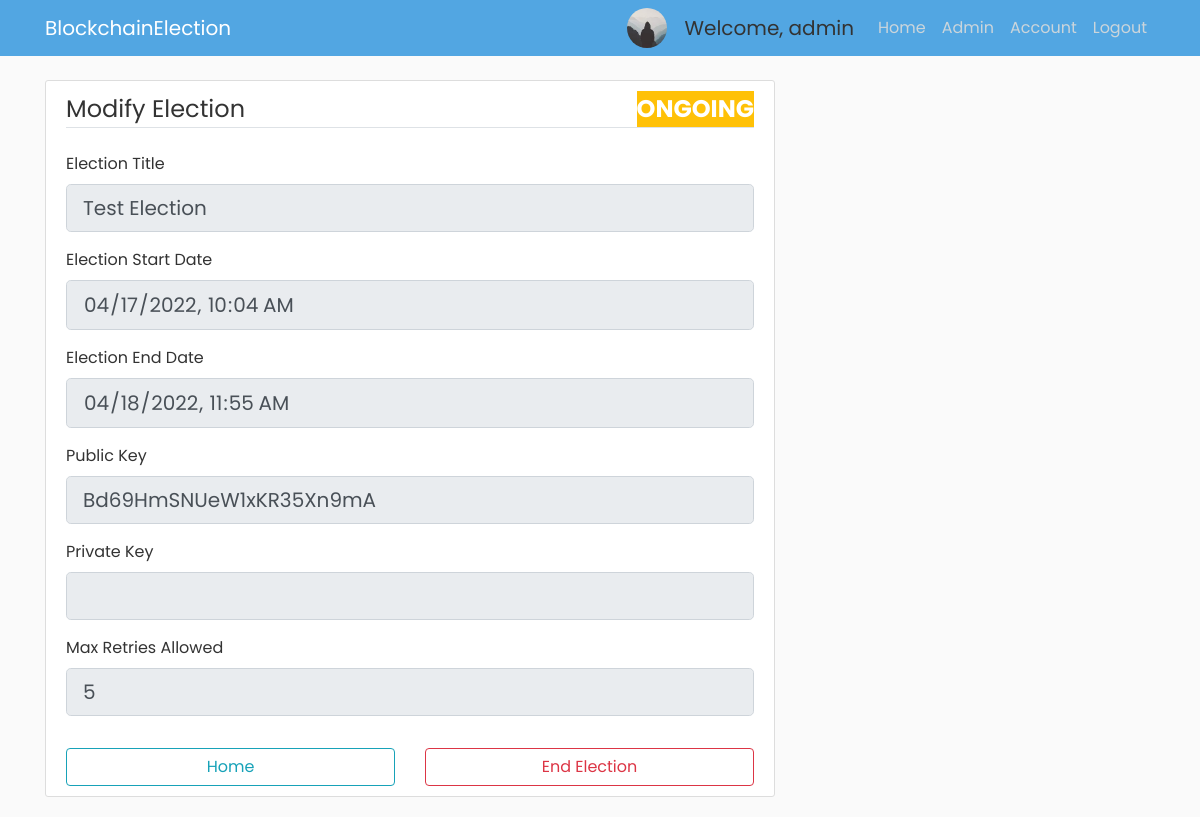
Page /election/E4/view (signed in) on the earlier database version.
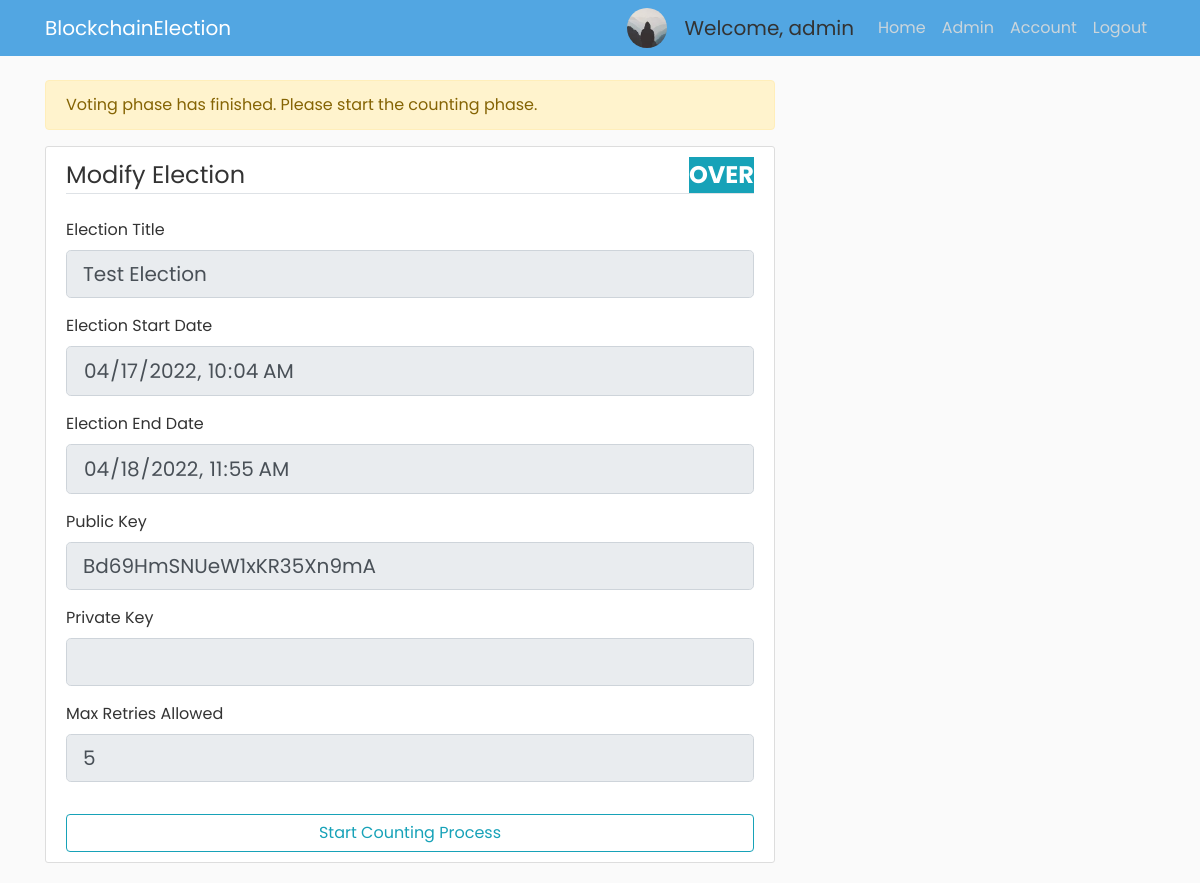
Same page on the later database version.
### app/models.py (models this page shows, shortened)
class Voter(db.Model, UserMixin):
    id = db.Column(db.Integer, primary_key=True)
    cin = db.Column(db.String(30), unique=True, nullable=False)
    name = db.Column(db.String(255), nullable=False)
    email = db.Column(db.String(30), unique=True, nullable=False)
    dept = db.Column(db.String(4), db.ForeignKey('department.dept_code'), nullable=False)
    imagefile = db.Column(db.String(20), nullable=False, default='default.jpg')
    password = db.Column(db.String(60), nullable=False)
    join_year = db.Column(db.Integer, nullable=False, default=2016)
    is_admin = db.Column(db.Boolean, default=False, nullable=False)

class Election(db.Model):
    election_id = db.Column(db.String(5), primary_key=True, nullable=False)
    election_title = db.Column(db.String(255), nullable=False)
    create_date = db.Column(db.DateTime, nullable=False, default=datetime.utcnow)
    start_date = db.Column(db.DateTime, nullable=False, default=datetime.utcnow)
    end_date = db.Column(db.DateTime, db.CheckConstraint("end_date > start_date"), nullable=False)
    public_key = db.Column(db.String(255), nullable=False, unique=True)
    max_attempt = db.Column(db.Integer, nullable=False, default=3)
    election_state = db.Column(db.String(30), db.CheckConstraint("election_state in ('upcoming', 'ongoing', 'over', 'counting_finished','past')"))
    results_published = db.Column(db.Boolean, nullable=False, default=False)

### app/routes.py (the view, shortened to what this page needs)
@app.route("/election/<id>/view", methods=['GET', 'POST'])
@login_required
def view_election(id):
    curr_election = Election.query.where(Election.election_id==id).first()
    if curr_election.election_state == 'upcoming':
        bg_color_election_state = "bg-primary"
    elif curr_election.election_state == 'ongoing':
        bg_color_election_state = "bg-warning"
    elif curr_election.election_state == "over":
        bg_color_election_state = "bg-info"
    elif curr_election.election_state == "past":
        bg_color_election_state = "bg-success"
    elif curr_election.election_state == "counting_finished":
        bg_color_election_state = "bg-danger"
    if current_user.is_admin and curr_election.election_state == 'upcoming':
        form = NewElectionForm(obj=curr_election)
        if form.validate_on_submit():
            if form.submit.data:
                curr_election.election_title = form.election_title.data
                curr_election.start_date=form.start_date.data
                curr_election.max_attempt=form.max_attempt.data
                curr_election.public_key=form.public_key.data
                db.session.commit()
                flash('Election Modified Successfully!', 'success')
                return redirect(url_for('home'))
            elif form.generate_keys.data:
                form.public_key.data = secrets.token_urlsafe(16)
                form.private_key.data = secrets.token_urlsafe(16)
                return render_template("modify_election.html", bg_color_election_state=bg_color_election_state, election_state=curr_election.election_state, title="Modify Election", form=form)
            elif form.delete_election.data:
                Election.query.filter_by(election_id=curr_election.election_id).delete()
                db.session.commit()
                flash('Successfully Deleted that Election!', 'success')
                return redirect(url_for('home'))
        else:
            return render_template("modify_election.html", bg_color_election_state=bg_color_election_state, election_state=curr_election.election_state,title="Modify Election", form=form)
    elif current_user.is_admin and curr_election.election_state == 'ongoing':
        form = NewElectionForm(obj=curr_election)
        if form.home.data:
            return redirect(url_for('home'))
        elif form.end_election.data:
            curr_election.election_state = 'over'
            curr_election.end_date = datetime.now()
            db.session.commit()
            flash('Election Terminated the Election', 'success')
            return redirect(url_for('home'))
        for field in form:
            field.render_kw = {"readonly": True}
        return render_template("modify_election.html", bg_color_election_state=bg_color_election_state, election_state=curr_election.election_state, title="Modify Election", form=form)
    elif current_user.is_admin and curr_election.election_state == 'over':
        form = NewElectionForm(obj=curr_election)
        if form.home.data:
            return redirect(url_for('home'))
        elif form.start_counting.data:
            return "Start Counting"
        for field in form:
            field.render_kw = {"readonly": True}
        flash('Voting phase has finished. Please start the counting phase.', 'warning')
        return render_template("modify_election.html", bg_color_election_state=bg_color_election_state, election_state=curr_election.election_state, title="Modify Election", form=form)
    elif curr_election.election_state == 'past':
        return "Summary page"
    elif not current_user.is_admin and curr_election.election_state == 'upcoming':
        start_date = curr_election.start_date
        election_title = curr_election.election_title
        return "Election will start shortly. Please come back later"
    elif not current_user.is_admin and curr_election.election_state == 'ongoing':
        return "Click here to go to voting page"
    elif not current_user.is_admin and curr_election.election_state == 'over' or curr_election.election_state == 'counting_finished':
        return "Results are yet to be published"

### app/forms.py (shortened to what this page needs)
class NewElectionForm(FlaskForm):
    election_title = StringField('Election Title', validators=[DataRequired()])
    start_date = DateTimeLocalField('Election Start Date', default=time_util.hour_rounder(datetime.now()), format='%Y-%m-%dT%H:%M', validators=[DataRequired()])
    end_date = DateTimeLocalField('Election End Date', format='%Y-%m-%dT%H:%M', validators=[DataRequired()])
    public_key = StringField('Public Key', render_kw={'readonly': True})
    private_key = StringField('Private Key', render_kw={'readonly': True})
    max_attempt = IntegerField('Max Retries Allowed', default=3, validators=[DataRequired(), NumberRange(min=3, max=10)])
    submit = SubmitField('Save and Proceed to Generate Voter List')
    generate_keys = SubmitField('Generate New Key Pair')
    home = SubmitField("Home")
    end_election = SubmitField("End Election")
    start_counting = SubmitField("Start Counting Process")
    delete_election = SubmitField("Delete Election")
    publish_results = SubmitField("Publish Results")

### app/models.py (called while the page is built)
@login_manager.user_loader
def load_user(user_id):
    return Voter.query.get(int(user_id))

### app/templates/modify_election.html (shortened to what this page needs)
{% extends "admin_base.html" %}
{% block content %}
<div class="content-section">
    <form action="" method="POST">
      <fieldset class="form-group">
        <legend class="border-bottom mb-4">Modify Election
          <span class="{{ bg_color_election_state }} font-weight-bold text-white float-right">{{ election_state|replace('_', ' ')|upper  }}</span>
        </legend>
        <div class="form-group">
          {{ form.election_title.label(class="form-control-label") }}
          {% if form.election_title.errors%}
            {{ form.election_title(class="form-control form-control-lg is-invalid") }}
            <div class="invalid-feedback">
              {% for error in form.election_title.errors %}
              <span>{{ error }}</span>
              {% endfor %}
            </div>
          {% else %}
            {{ form.election_title(class="form-control form-control-lg") }}
            {% endif %}
        </div>
        <div class="form-group mt-2">
          {{ form.start_date.label(class="form-control-label") }}
          {% if form.start_date.errors %}
            {{ form.start_date(class="datetime form-control form-control-lg is-invalid") }}
            <div class="invalid-feedback">
              {% for error in form.start_date.errors %}
              <span>{{ error }}</span>
              {% endfor %}
            </div>
          {% else %}
          {{ form.start_date(class="datetime form-control form-control-lg") }}
          {% endif %}
        </div>
        <div class="form-group mt-2">
          {{ form.end_date.label(class="form-control-label") }}
          {% if form.end_date.errors %}
            {{ form.end_date(class="datetime form-control form-control-lg is-invalid") }}
            <div class="invalid-feedback">
              {% for error in form.end_date.errors %}
              <span>{{ error }}</span>
              {% endfor %}
            </div>
          {% else %}
            {{ form.end_date(class="datetime form-control form-control-lg") }}
          {% endif %}
        </div>
        <div class="form-group mt-2">
          {{ form.public_key.label(class="form-control-label") }}
          {% if form.public_key.errors %}
            {{ form.public_key(class="form-control form-control-lg is-invalid") }}
            <div class="invalid-feedback">
              {% for error in form.public_key.errors %}
              <span>{{ error }}</span>
              {% endfor %}
            </div>
          {% else %}
            {{ form.public_key(class="form-control form-control-lg form-control") }}
          {% endif %}
        </div>
        <div class="form-group mt-2">
          {{ form.private_key.label(class="form-control-label") }}
          {% if form.private_key.errors %}
            {{ form.private_key(class="form-control form-control-lg is-invalid") }}
            <div class="invalid-feedback">
              {% for error in form.private_key.errors %}
              <span>{{ error }}</span>
              {% endfor %}
            </div>
          {% else %}
            {{ form.private_key(class="form-control form-control-lg") }}
            {% endif %}
        </div>
        <div class="form-group mt-2">
          {{ form.max_attempt.label(class="form-control-label") }}
          {% if form.max_attempt.errors %}
            {{ form.max_attempt(class="form-control form-control-lg is-invalid") }}
            <div class="invalid-feedback">
              {% for error in form.max_attempt.errors %}
              <span>{{ error }}</span>
              {% endfor %}
            </div>
          {% else %}
            {{ form.max_attempt(class="form-control form-control-lg") }}
            {% endif %}
        </div>
      </fieldset>
      <div class="row">
        {% if election_state == "upcoming" %}
          <div class="col">
            {{ form.submit(class="btn btn-outline-info btn-block") }}
          </div>
          <div class="col">
            {{ form.generate_keys(class="btn btn-outline-warning btn-block") }}
          </div>
          <div class="col mt-4 text-center">
            <button type="button" class="btn btn-outline-danger" data-toggle="modal" data-target="#deleteModal">
              Delete Election
            </button>
          </div>
          {% raw %}
          <!-- <div class="col mt-4">
            {{ form.delete_election(class="btn btn-outline-danger btn-block", **{'data-toggle': 'modal', 'data-target':'#deleteModal'}) }}
          </div> -->
          {% endraw %}
        {% elif election_state == "ongoing" %}
          <div class="col">
            {{ form.home(class="btn btn-outline-info btn-block") }}
          </div>
          <div class="col">
            {{ form.end_election(class="btn btn-outline-danger btn-block") }}
          </div>
        {% elif election_state == "over" %}
          <div class="col">
            {{ form.start_counting(class="btn btn-outline-info btn-block") }}
          </div>
        {% elif election_state == "counting_finished" %}
          <div class="col">
            {{ form.publish_results(class="btn btn-outline-primary btn-block") }}
          </div>
        {% endif %}
      </div>
    </form>
  </div>
{% endblock content %}

### app/templates/admin_base.html (shortened to what this page needs)
<!DOCTYPE html>
<html lang="en">
  <head>
    <link rel="stylesheet" href="https://maxcdn.bootstrapcdn.com/bootstrap/4.0.0/css/bootstrap.min.css">
    <link rel="stylesheet" type="text/css" href="{{ url_for('static', filename='main.css') }}">
  </head>
  <body>
    {% include "navbar.html" %}
    <main role="main" class="container">
        <div class="row">
          <div class="col-md-8">
            {% with messages = get_flashed_messages(with_categories=true) %}
              {% if messages %}
                {% for category, message in messages %}
                  <div class="alert alert-{{ category }}">
                    {{ message }}
                  </div>
                {% endfor %}
              {% endif %}
            {% endwith %}
            {% block content %}
            {% endblock %}
          </div>
        </div>
      </main>
    </body>
  </html>

### app/templates/navbar.html (shortened to what this page needs)
<header class="site-header">
  <nav class="navbar navbar-expand-md navbar-dark bg-steel fixed-top">
    <div class="container">
      <a class="navbar-brand mr-4" href="{{ url_for('index2') }}">BlockchainElection</a>
      <div class="collapse navbar-collapse" id="navbarToggle">
        <div class="navbar-nav ml-auto">
          {% if current_user.is_admin %}
          <img class="rounded-circle account-img-small" src="../static/profile_pics/{{ current_user.imagefile }}">
          <a class="navbar-brand disabled ml-2" style="cursor: default;">Welcome, {{ current_user.cin }}</a>
          <a class="nav-item nav-link" href="{{ url_for('home') }}">Home</a>
          <a class="nav-item nav-link" href="{{ url_for('admin') }}">Admin</a>
          <a class="nav-item nav-link" href="{{ url_for('account') }}">Account</a>
          <a class="nav-item nav-link" href="{{ url_for('logout') }}">Logout</a>
          {% else %}
            <a class="nav-item nav-link" href="{{ url_for('login') }}">Login</a>
            <a class="nav-item nav-link" href="{{ url_for('register') }}">Register</a>
          {% endif %}
        </div>
      </div>
    </div>
  </nav>
</header>

### app/static/main.css (style rules this page uses)
body { background: #fafafa; color: #333333; margin-top: 5rem; font-family: "Poppins", sans-serif; }
.bg-steel { background-color: #52a6e2; }
.site-header .navbar-nav .nav-link { color: #cbd5db; }
.content-section { background: #ffffff; padding: 10px 20px; border: 1px solid #dddddd; border-radius: 3px; margin-bottom: 20px; }
.account-img-small { height: 40px; width: 40px; margin-right: 10px; }

Differences in the rows shown:
changed Election "Test Election": election_state "ONGOING" → "OVER"
Other differences:
form field start_counting: (not shown) → "Start Counting Process"
form field home: "Home" → (not shown)
form field end_election: "End Election" → (not shown)
new list line: "Voting phase has finished. Please start the counting phase."
